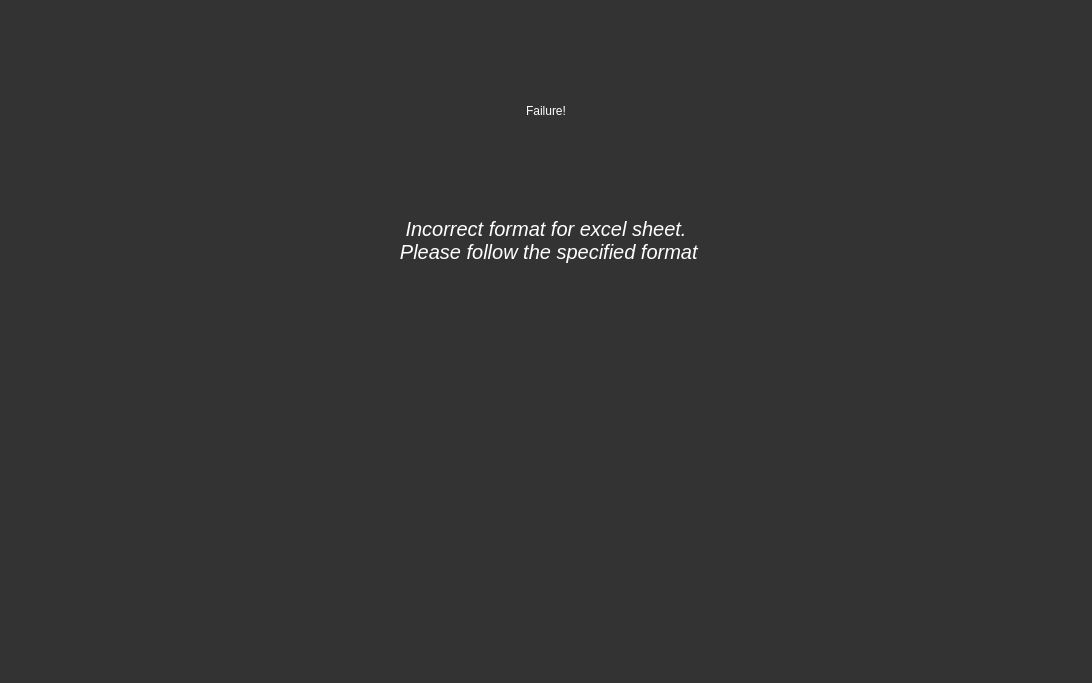
<?xml version="1.0" encoding="UTF-8"?>
<ui version="4.0">
 <class>Form</class>
 <widget class="QWidget" name="Form">
  <property name="geometry">
   <rect>
    <x>0</x>
    <y>0</y>
    <width>1092</width>
    <height>683</height>
   </rect>
  </property>
  <property name="minimumSize">
   <size>
    <width>1092</width>
    <height>682</height>
   </size>
  </property>
  <property name="windowTitle">
   <string>Form</string>
  </property>
  <property name="styleSheet">
   <string notr="true">  QWidget {
        background-color: #333333;
        color: #ffffff;
        border: none;
    }
    QPushButton {
        background-color: #4d4d4d;
        border: 1px solid #4d4d4d;
        border-radius: 4px;
        color: #ffffff;
        padding: 5px;
    }
    QPushButton:hover {
        background-color: #5a5a5a;
        border: 1px solid #5a5a5a;
    }
    QCheckBox {
        color: #ffffff;
    }
    QLineEdit {
        background-color: #4d4d4d;
        border: 1px solid #4d4d4d;
        color: #ffffff;
        padding: 5px;
    }
    QTextEdit {
        background-color: #4d4d4d;
        border: 1px solid #4d4d4d;
        color: #ffffff;
        padding: 5px;
    }
    QProgressBar {
        border: 1px solid #444444;
        border-radius: 7px;
        background-color: #2e2e2e;
        text-align: center;
        font-size: 10pt;
        color: white;
    }
    QProgressBar::chunk {
        background-color: #3a3a3a;
        width: 5px;
    }
    QScrollBar:vertical {
        border: none;
        background-color: #3a3a3a;
        width: 10px;
        margin: 16px 0 16px 0;
    }
    QScrollBar::handle:vertical {
        background-color: #444444;
        border-radius: 5px;
    }
    QScrollBar:horizontal {
        border: none;
        background-color: #3a3a3a;
        height: 10px;
        margin: 0px 16px 0 16px;
    }
    QScrollBar::handle:horizontal {
        background-color: #444444;
        border-radius: 5px;
    }
    QTabWidget {
        background-color: #2e2e2e;
        border: none;
    }
    QTabBar::tab {
        background-color: #2e2e2e;
        color: #b1b1b1;
        padding: 8px 20px;
        border-top-left-radius: 5px;
        border-top-right-radius: 5px;
        border: none;
    }

    QTabBar::tab:selected, QTabBar::tab:hover {
        background-color: #3a3a3a;
        color: white;
    }</string>
  </property>
  <layout class="QVBoxLayout" name="verticalLayout">
   <item>
    <layout class="QHBoxLayout" name="horizontalLayout">
     <property name="leftMargin">
      <number>5</number>
     </property>
     <property name="rightMargin">
      <number>5</number>
     </property>
     <property name="bottomMargin">
      <number>0</number>
     </property>
     <item>
      <widget class="QLabel" name="label">
       <property name="minimumSize">
        <size>
         <width>0</width>
         <height>0</height>
        </size>
       </property>
       <property name="maximumSize">
        <size>
         <width>1200</width>
         <height>200</height>
        </size>
       </property>
       <property name="styleSheet">
        <string notr="true">font: 700 60pt &quot;Segoe UI&quot;;</string>
       </property>
       <property name="text">
        <string>Failure!</string>
       </property>
       <property name="alignment">
        <set>Qt::AlignCenter</set>
       </property>
      </widget>
     </item>
    </layout>
   </item>
   <item>
    <layout class="QHBoxLayout" name="horizontalLayout_2">
     <property name="bottomMargin">
      <number>60</number>
     </property>
     <item>
      <widget class="QLabel" name="file_label_1">
       <property name="font">
        <font>
         <family>Segoe UI</family>
         <pointsize>15</pointsize>
         <italic>true</italic>
         <bold>false</bold>
        </font>
       </property>
       <property name="styleSheet">
        <string notr="true">font: italic 15pt &quot;Segoe UI&quot;;</string>
       </property>
       <property name="text">
        <string>Incorrect format for excel sheet. 
 Please follow the specified format</string>
       </property>
       <property name="alignment">
        <set>Qt::AlignHCenter|Qt::AlignTop</set>
       </property>
       <property name="wordWrap">
        <bool>true</bool>
       </property>
      </widget>
     </item>
    </layout>
   </item>
  </layout>
 </widget>
 <resources/>
 <connections/>
</ui>
